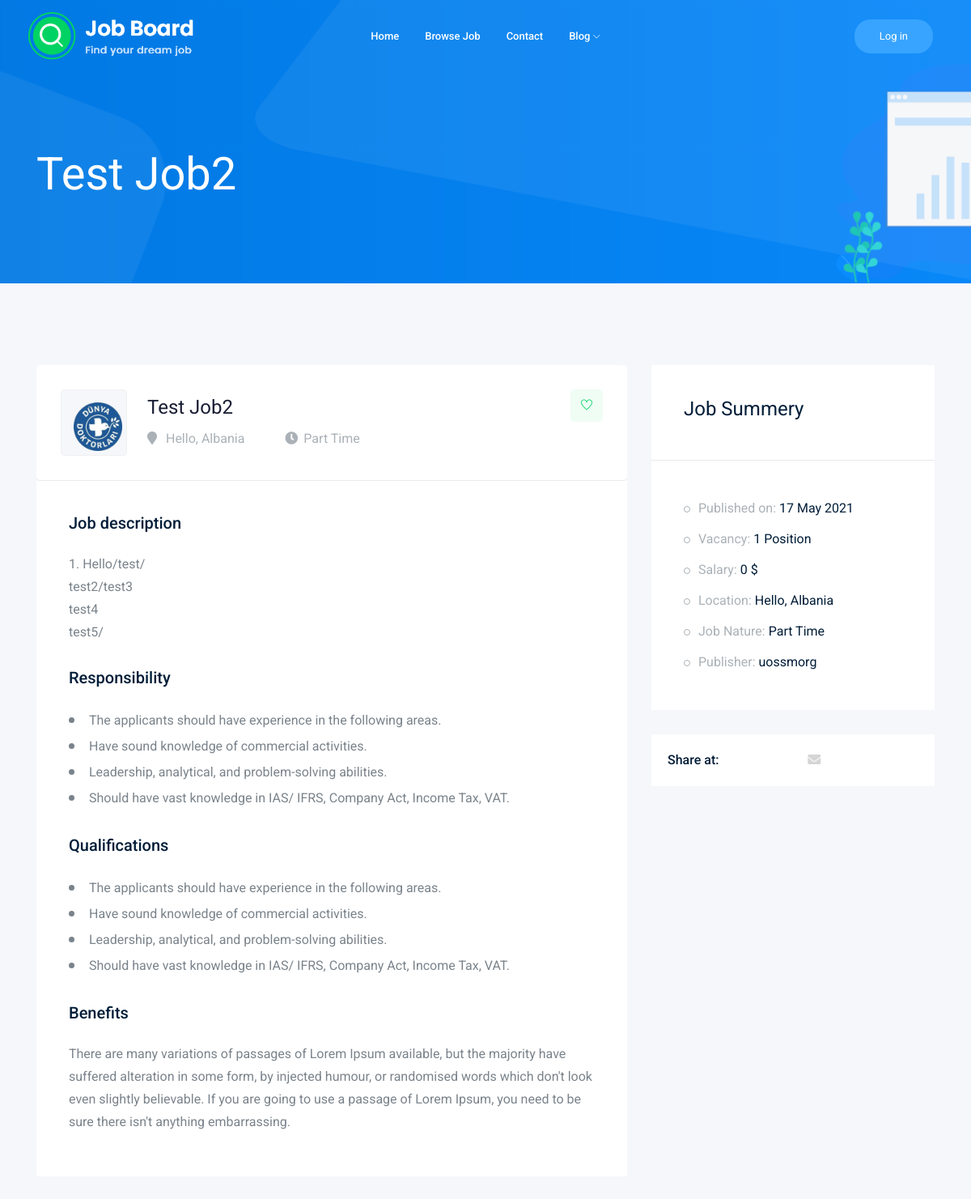
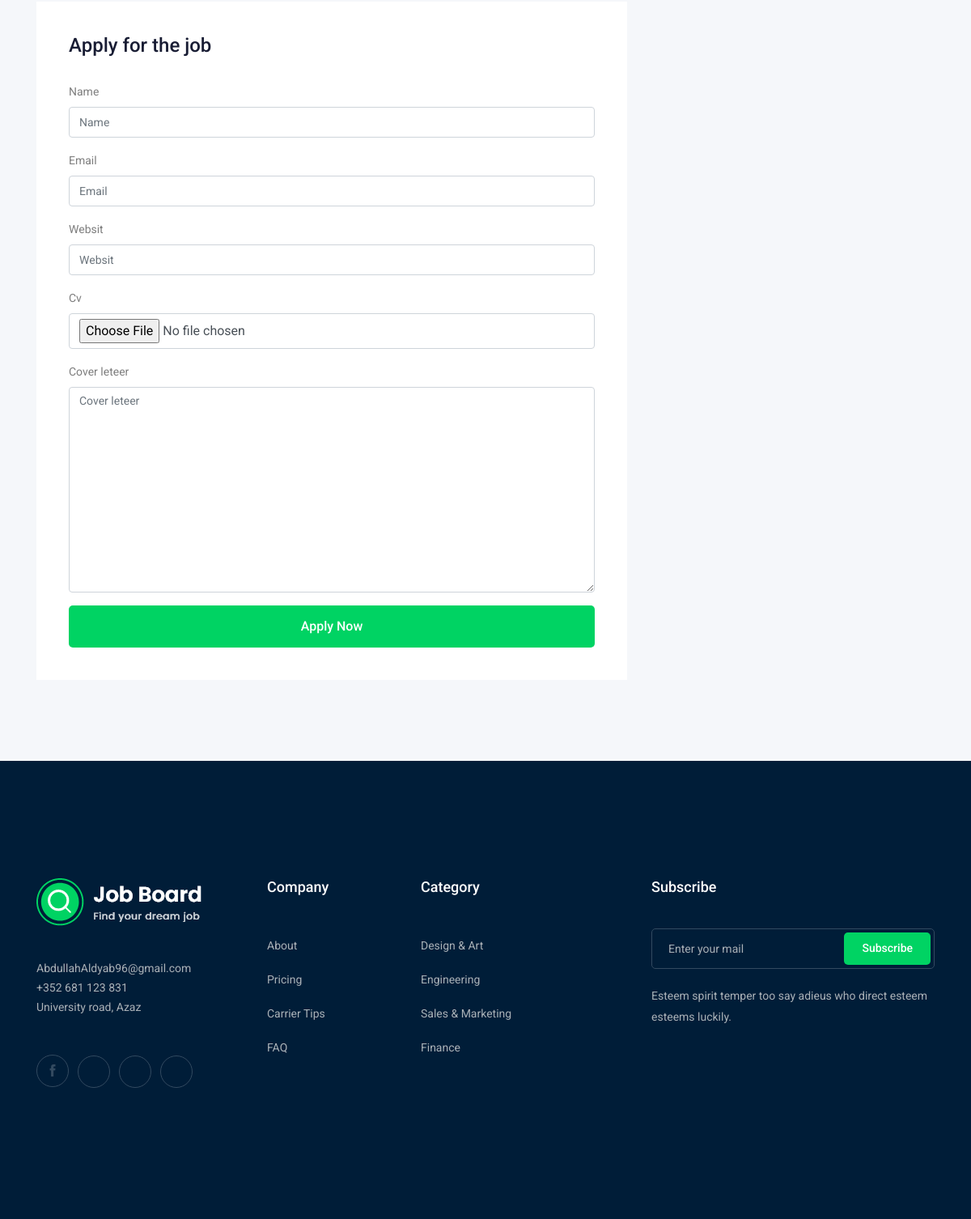
/18, run on the app's committed database (2 pictures, top to bottom).
### job/models.py (models this page shows, shortened)
class Job(models.Model):  #tabdle
    onwer = models.ForeignKey(User, on_delete=models.CASCADE,related_name='onwer_job')
    title = models.CharField(max_length=100) #column
    job_type = models.CharField(max_length=20 , choices= Job_Type)
    descripyion = models.TextField(max_length=1000)
    published_at = models.DateTimeField(auto_now=True)
    Vacancy = models.IntegerField(default=1)
    salary = models.IntegerField(default=0)
    experience = models.IntegerField(default=1)
    category = models.ForeignKey('Category',on_delete=models.CASCADE)
    image = models.ImageField(upload_to=image_upload)
    slug = models.SlugField(blank=True , null= True)
    like = models.ManyToManyField(User , blank=True)
    Country = CountryField(null=True)
    Place =  models.CharField(max_length=100 , null= True,blank=True)
    Dead_line= models.DateTimeField(null= True)

### job/views.py (the view)
# urls.py: path('<int:id>',views.job_detail,name='job_detailurl'),
def job_detail(request , id):
    job_detail = Job.objects.get(id=id)
    if request.method=='POST':
      form = applyform(request.POST ,request.FILES)
      if form.is_valid():
          myform =form.save(commit=False)
          myform.job= job_detail
          myform.save()
    else:
        form = applyform()
    context={'job': job_detail ,'form':form}
    return render(request,'job/job_detail.html',context)

### job/form.py
class applyform(ModelForm):
    class Meta:
        model = apply
        fields=['name','email','websit','cv','cover_leteer']

### job/templates/job/job_detail.html (shortened to what this page needs)
{% extends 'base.html' %}
{% load bootstrap4 %}
    {% block body %}
    <div class="bradcam_area bradcam_bg_1">
        <div class="container">
            <div class="row">
                <div class="col-xl-12">
                    <div class="bradcam_text">
                        <h3>{{job.title}}</h3>
                    </div>
                </div>
            </div>
        </div>
    </div>
    <div class="job_details_area">
        <div class="container">
            <div class="row">
                <div class="col-lg-8">
                    <div class="job_details_header">
                        <div class="single_jobs white-bg d-flex justify-content-between">
                            <div class="jobs_left d-flex align-items-center">
                                <div class="thumb">
                                    <img src="{{job.image.url}}" alt=""  style="max-width:60px;">
                                </div>
                                <div class="jobs_conetent">
                                    <a href="#"><h4>{{job.title}}</h4></a>
                                    <div class="links_locat d-flex align-items-center">
                                        <div class="location">
                                            <p> <i class="fa fa-map-marker"></i> {{job.Place}}, {{job.Country.name}}</p>
                                        </div>
                                        <div class="location">
                                            <p> <i class="fa fa-clock-o"></i>{{job.job_type}}   </p>
                                        </div>
                                    </div>
                                </div>
                            </div>
                            <div class="jobs_right">
                                <div class="apply_now">
                                    {% ifequal user.groups.all.0.name 'Organisations'  %}
                                    <a href="{% url 'joburl:edit_job' job.id %}"><i class="fas fa-edit"></i></a>
                                    {%else%}
                                    <a class="heart_mark" href="{% url 'joburl:like' job.id %}" > <i class="ti-heart"></i> </a>
                                {% endifequal %}
                                </div>
                            </div>
                        </div>
                    </div>
                    <div class="descript_wrap white-bg">
                        <div class="single_wrap">
                            <h4>Job description</h4>
                            <p>{{job.descripyion|linebreaksbr |linenumbers }}</p>
                        </div>
                        <div class="single_wrap">
                            <h4>Responsibility</h4>
                            <ul>
                                <li>The applicants should have experience in the following areas.
                                </li>
                                <li>Have sound knowledge of commercial activities.</li>
                                <li>Leadership, analytical, and problem-solving abilities.</li>
                                <li>Should have vast knowledge in IAS/ IFRS, Company Act, Income Tax, VAT.</li>
                            </ul>
                        </div>
                        <div class="single_wrap">
                            <h4>Qualifications</h4>
                            <ul>
                                <li>The applicants should have experience in the following areas.
                                </li>
                                <li>Have sound knowledge of commercial activities.</li>
                                <li>Leadership, analytical, and problem-solving abilities.</li>
                                <li>Should have vast knowledge in IAS/ IFRS, Company Act, Income Tax, VAT.</li>
                            </ul>
                        </div>
                        <div class="single_wrap">
                            <h4>Benefits</h4>
                            <p>There are many variations of passages of Lorem Ipsum available, but the majority have suffered alteration in some form, by injected humour, or randomised words which don't look even slightly believable. If you are going to use a passage of Lorem Ipsum, you need to be sure there isn't anything embarrassing.</p>
                        </div>
                    </div>
                    <div class="apply_job_form white-bg">
                        <h4>Apply for the job</h4>
                        <form method="POST" enctype="multipart/form-data">
                            {% bootstrap_form form %}
                            {% buttons %}
                            {% ifnotequal user.groups.all.0.name 'Organisations'  %}
                               <button class="boxed-btn3 w-100" type="submit">Apply Now</button>
                               {%endifnotequal%}
                            {% endbuttons %}
                        </form>
                    </div>
                </div>
                <div class="col-lg-4">
                    <div class="job_sumary">
                        <div class="summery_header">
                            <h3>Job Summery</h3>
                        </div>
                        <div class="job_content">
                            <ul>
                                <li>Published on: <span>{{job.published_at| date:'d M o'}}</span></li>
                                <li>Vacancy: <span>{{job.Vacancy}} Position</span></li>
                                <li>Salary: <span> {{job.salary}} $</span></li>
                                <li>Location: <span>{{job.Place}}, {{job.Country.name}}</span></li>
                                <li>Job Nature: <span>{{job.job_type}}</span></li>
                                <li>Publisher: <span>{{job.onwer}}</span></li>
                            </ul>
                        </div>
                    </div>
                    <div class="share_wrap d-flex">
                        <span>Share at:</span>
                        <ul>
                            <li><a href="#"> <i class="fa fa-facebook"></i></a> </li>
                            <li><a href="#"> <i class="fa fa-google-plus"></i></a> </li>
                            <li><a href="#"> <i class="fa fa-twitter"></i></a> </li>
                            <li><a href="#"> <i class="fa fa-envelope"></i></a> </li>
                        </ul>
                    </div>
                    <div class="job_location_wrap">
                        <div class="job_lok_inner">
                            <div id="map" style="height: 200px;"></div>
                          </div>
                    </div>
                </div>
            </div>
        </div>
    </div>
    {% endblock body %}

### data on the page
Job: title "Test Job2", image (picture), Place "Hello", Country.name "Albania", job_type "Part Time", descripyion|linenumbers "1. Hello/test/ test2/test3 test4 test5/", published_at "17 May 2021", Vacancy "1", salary "0", onwer "uossmorg"
